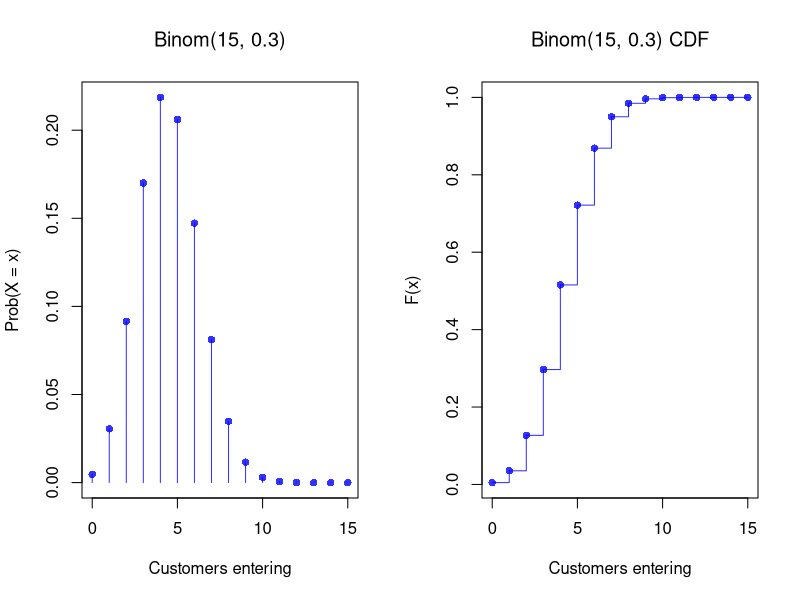
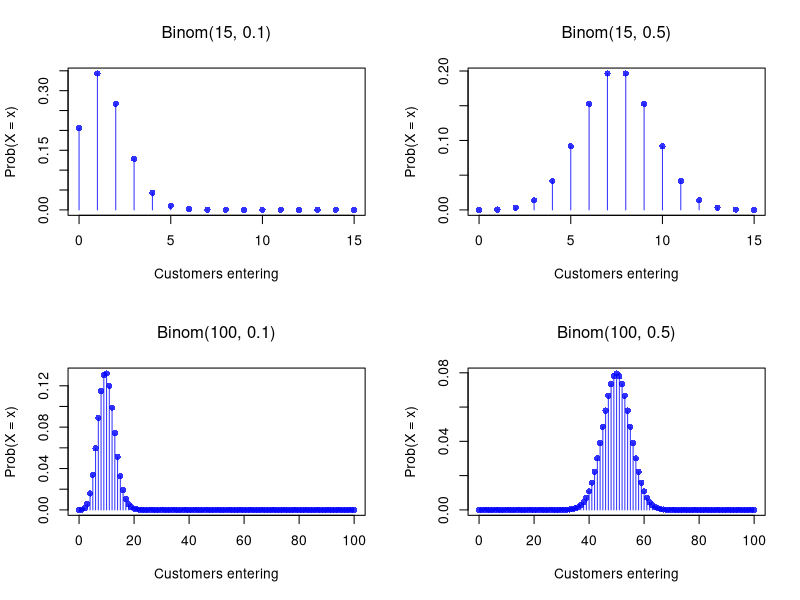
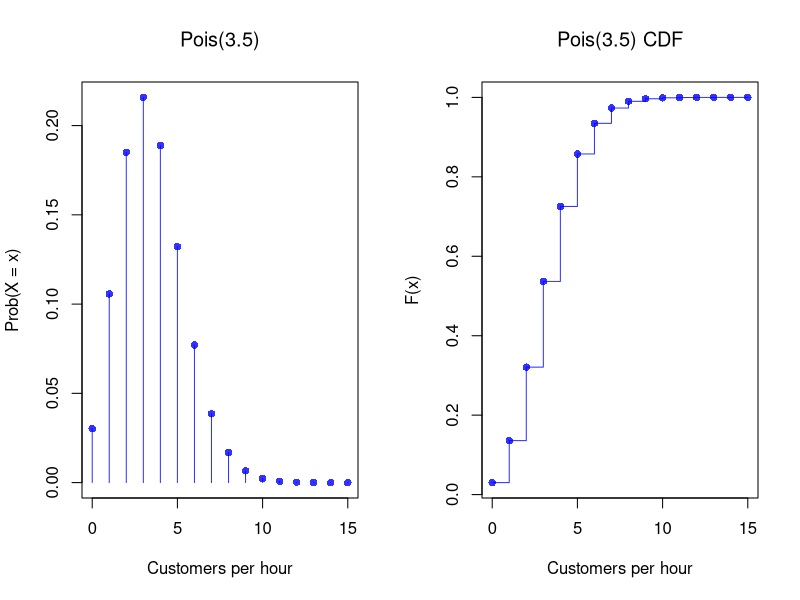
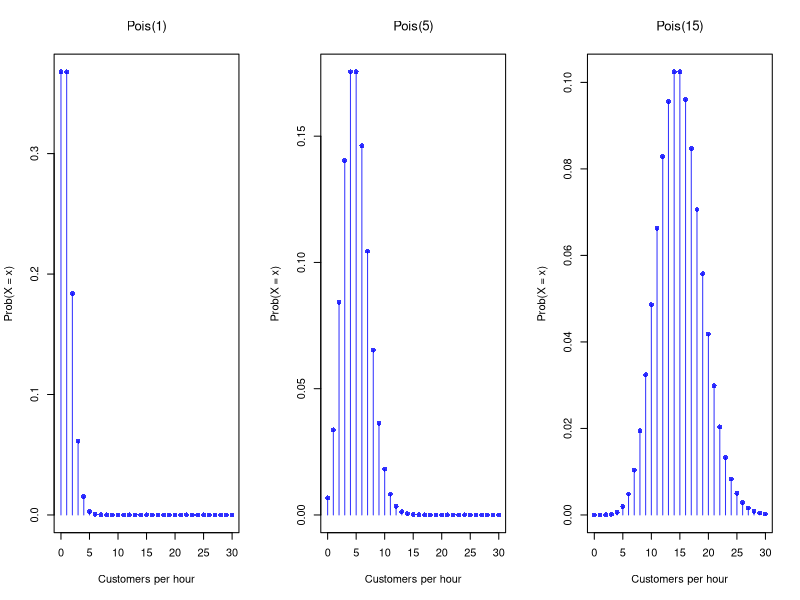
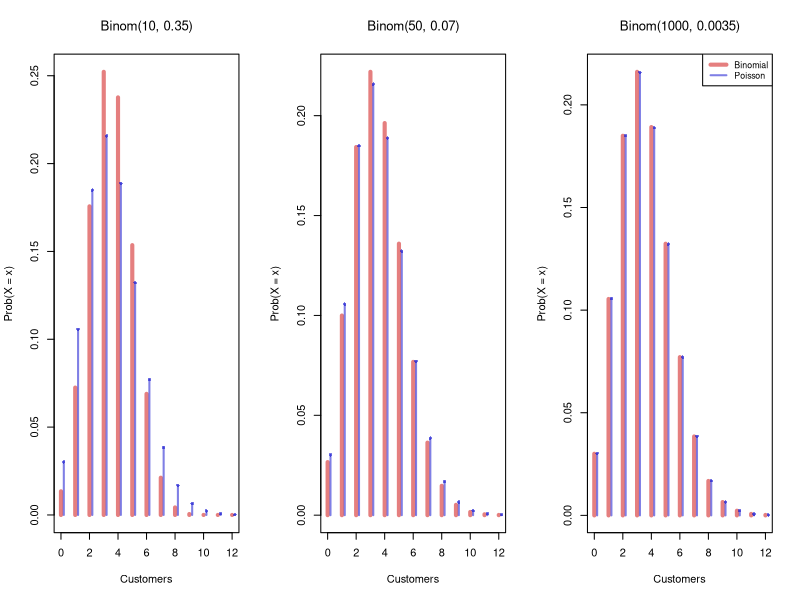
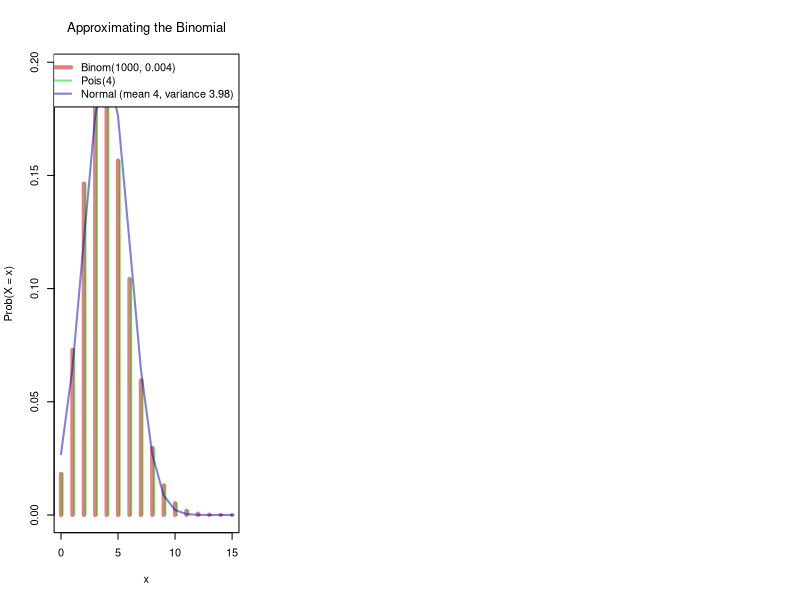
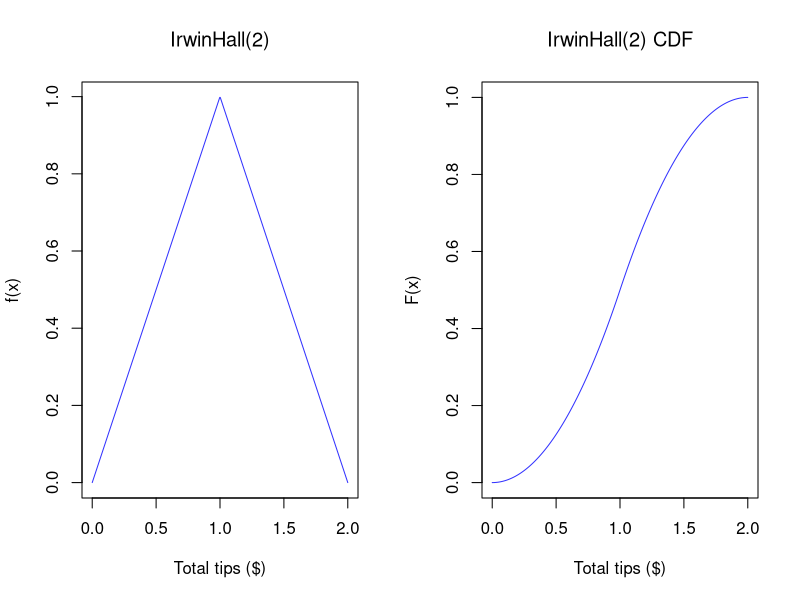
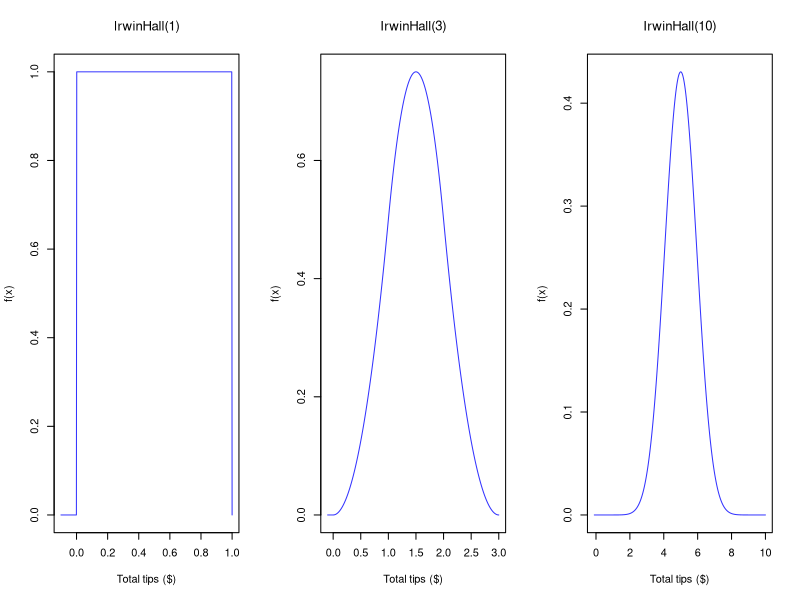

Recreate these plots in R, in order.
## ---- chunk 1
# Hidden seed so every render draws the same random numbers
set.seed(1)
## ---- chunk 2
#| fig-width: 8
#| fig-height: 4
## MAIN EXAMPLE
## Store: 15 passers-by, 30% chance each enters
n <- 15
theta <- 0.3

# PMF and CDF side by side
par(mfrow=c(1, 2))

# PMF plot
x <- seq(0, n)
f_x <- dbinom(x, n, theta)
plot(x, f_x, type = 'h', col = rgb(0, 0, 1, .8),
    main=NA, xlab = 'Customers entering', ylab = 'Prob(X = x)')
title(bquote(paste('Binom(', .(n), ', ', .(theta), ')')), font.main=1)
points(x, f_x, pch = 16, col = rgb(0, 0, 1, .8))

## Theoretical CDF
F_x <- pbinom(x, n, theta)
plot(x, F_x, type='s', col=rgb(0, 0, 1, .8),
    xlab = 'Customers entering', ylab = 'F(x)', main=NA)
points(x, F_x, pch=16, col=rgb(0, 0, 1, .8))
title(bquote(paste('Binom(', .(n), ', ', .(theta), ') CDF')), font.main=1)
## ---- chunk 3
# Individual terms
x <- c(0, 1, 2)
px <- dbinom(x, size=20, prob=0.05)
round(px, 3)

# CDF: Prob(X <= 2)
pbinom(2, size=20, prob=0.05)
## ---- chunk 4
n <- 8
theta <- 0.3
x_sim <- rbinom(1000, n, theta)
## ---- chunk 5
# Compare empirical simulation vs theoretical
n <- 2
theta <- 3/4
x_sim <-  rbinom(1000, size=n, prob=theta)

# Mean
c(empirical = mean(x_sim), theoretical = n*theta)

# Variance
c(empirical  = var(x_sim),  theoretical  = n*theta*(1-theta))
## ---- chunk 6
#| fig-width: 8
#| fig-height: 6
# Shape varies with both n and theta
# Columns vary the success probability theta, rows vary the number of trials n
par(mfrow=c(2, 2))
for(n in c(15, 100)) {
    for(theta in c(0.1, 0.5)) {
        x <- seq(0, n)
        f_x <- dbinom(x, n, theta)
        plot(x, f_x, type='h', col=rgb(0, 0, 1, .8),
            xlab='Customers entering', ylab='Prob(X = x)', main=NA)
        points(x, f_x, pch=16, col=rgb(0, 0, 1, .8))
        title(bquote(paste('Binom(', .(n), ', ', .(theta), ')')), font.main=1)
    }
}
## ---- chunk 7
#| fig-width: 8
#| fig-height: 4
## MAIN EXAMPLE
## Store: lambda = 3.5 customers per hour
lambda <- 3.5

# PMF and CDF side by side
par(mfrow=c(1, 2))

# PMF plot
x <- seq(0, 15)
f_x <- dpois(x, lambda)
plot(x, f_x, type='h', col=rgb(0, 0, 1, .8),
     xlab = 'Customers per hour', ylab = 'Prob(X = x)', main=NA)
points(x, f_x, pch = 16, col = rgb(0, 0, 1, .8))
title(bquote(paste('Pois(', .(lambda), ')')), font.main=1)

# CDF plot
F_x <- ppois(x, lambda)
plot(x, F_x, type='s', col=rgb(0, 0, 1, .8),
    xlab = 'Customers per hour', ylab = 'F(x)', main=NA)
points(x, F_x, pch=16, col=rgb(0, 0, 1, .8))
title(bquote(paste('Pois(', .(lambda), ') CDF')), font.main=1)
## ---- chunk 8
# Compare empirical simulation vs theoretical
lambda <- 3.5
x_sim <- rpois(1e4, lambda)
c(emp_mean = mean(x_sim), th_mean = lambda)
c(emp_var  = var(x_sim),  th_var  = lambda)
## ---- chunk 9
# Prob(X > 7)
1 - ppois(7, lambda=4.5)

# Verify: sum the PMF from 0 to 7
sum(dpois(0:7, lambda=4.5))
## ---- chunk 10
# Shape varies with lambda
par(mfrow=c(1, 3))
for(lam in c(1, 5, 15)) {
    x <- seq(0, 30)
    f_x <- dpois(x, lam)
    plot(x, f_x, type='h', col=rgb(0, 0, 1, .8),
        xlab = 'Customers per hour', ylab = 'Prob(X = x)', main=NA)
    points(x, f_x, pch=16, col=rgb(0, 0, 1, .8))
    title(bquote(paste('Pois(', .(lam), ')')), font.main=1)
}
## ---- chunk 11
# Binomial approaches Poisson as n grows
lambda <- 3.5
x <- seq(0, 12)
f_pois <- dpois(x, lambda)

par(mfrow=c(1, 3))
for(n in c(10, 50, 1000)) {
    f_binom <- dbinom(x, size=n, prob=lambda/n)
    comp_cols <- c(rgb(.8, 0, 0, .5), rgb(0, 0, .8, .5))
    plot(x, f_binom, type='h', col=comp_cols[1], lwd=4,
        xlab='Customers', ylab='Prob(X = x)', main=NA)
    points(x + 0.2, f_pois, type='h', col=comp_cols[2], lwd=2)
    points(x + 0.2, f_pois, pch=16, col=comp_cols[2], cex=0.7)
    title(bquote(paste('Binom(', .(n), ', ', .(round(lambda/n, 4)), ')')), font.main=1)
}
legend('topright', c('Binomial', 'Poisson'),
    col=comp_cols, lwd=c(4, 2), cex=0.8)
## ---- chunk 12
# Binom(1000, 0.004) vs Pois(4) vs Normal with mean 4 and variance 3.98.
n <- 1000
theta <- 0.004
x <- seq(0, 15)
f_binom <- dbinom(x, size=n, prob=theta)
f_pois  <- dpois(x, lambda=n*theta)
f_norm  <- dnorm(x, mean=n*theta, sd=sqrt(n*theta*(1-theta)))

approx_cols <- c(rgb(.8, 0, 0, .5), rgb(0, .8, 0, .5), rgb(0, 0, .8, .5))
plot(x, f_binom, type='h', col=approx_cols[1], lwd=4,
    xlab='x', ylab='Prob(X = x)',
    main=NA)
title('Approximating the Binomial', font.main=1)
points(x + 0.15, f_pois, type='h', col=approx_cols[2], lwd=2)
lines(x, f_norm, col=approx_cols[3], lwd=2)
legend('topright',
    c('Binom(1000, 0.004)', 'Pois(4)', 'Normal (mean 4, variance 3.98)'),
    col=approx_cols, lwd=c(4, 2, 2))
## ---- chunk 13
#| fig-width: 8
#| fig-height: 4
## MAIN EXAMPLE
## Tip jar: total tips from n customers, each Uniform(0, 1)
# Irwin-Hall PDF function
dirwinhall <- function(x, n) {
    f_x <- rep(NA, length(x))
    for(i in seq_along(x)) {
        xx <- x[i]
        if(xx < 0 | xx > n){
            f_x[i] <- 0
        } else {
            k <- seq(0, floor(xx))
            f_k <- sum((-1)^k*choose(n, k)*(xx-k)^(n-1))/factorial(n-1)
            f_x[i] <- f_k
        }
    }
    return(f_x)
}

# Irwin-Hall CDF function
pirwinhall <- function(x, n) {
    F_x <- rep(NA, length(x))
    for(i in seq_along(x)) {
        xx <- x[i]
        if(xx < 0){
            F_x[i] <- 0
        } else if(xx > n){
            F_x[i] <- 1
        } else {
            k <- seq(0, floor(xx))
            F_x[i] <- sum((-1)^k*choose(n, k)*(xx-k)^n)/factorial(n)
        }
    }
    return(F_x)
}

# Two customers
n <- 2
x <- seq(0, n, length.out = 500)

# PDF and CDF side by side
par(mfrow=c(1, 2))

# Compute and plot PDF
f_x <- dirwinhall(x, n)
plot(x, f_x, type='l', col=rgb(0, 0, 1, .8),
    main=NA, xlab = 'Total tips ($)', ylab = 'f(x)')
title(bquote(paste('IrwinHall(', .(n), ')')), font.main=1)

# Compute and plot CDF
F_x <- pirwinhall(x, n)
plot(x, F_x, type='l', col=rgb(0, 0, 1, .8),
    main=NA, xlab = 'Total tips ($)', ylab = 'F(x)')
title(bquote(paste('IrwinHall(', .(n), ') CDF')), font.main=1)
## ---- chunk 14
# Shape varies with n
par(mfrow=c(1, 3))
for(n in c(1, 3, 10)) {
    x <- seq(-0.1, n, length.out=500)
    f_x <- dirwinhall(x, n)
    plot(x, f_x, type='l', col=rgb(0, 0, 1, .8),
        xlab='Total tips ($)', ylab='f(x)', main=NA)
    title(bquote(paste('IrwinHall(', .(n), ')')), font.main=1)
}
## ---- chunk 15
#| fig-width: 8
#| fig-height: 4
## MAIN EXAMPLE
## Daily purchase rate: Beta(2, 2)
x <- seq(0, 1, by=.01)

# PDF and CDF side by side
par(mfrow=c(1, 2))

# PDF
f_x <- dbeta(x, 2, 2)
plot(x, f_x, type='l', col=rgb(0, 0, 1, .8),
    xlab='Purchase rate', ylab='f(x)', main=NA)
title('Beta(2, 2)', font.main=1)

# CDF
F_x <- pbeta(x, 2, 2)
plot(x, F_x, type='l', col=rgb(0, 0, 1, .8),
    xlab='Purchase rate', ylab='F(x)', main=NA)
title('Beta(2, 2) CDF', font.main=1)

# Check against the formula 6x(1-x)
all.equal(f_x, 6*x*(1-x))
## ---- chunk 16
x4_hat <- rbeta(2000, 2, 2) # Simulated purchase rates
plot(ecdf(x4_hat), main=NA,
    xlab='Purchase rate') # Empirical

x <- seq(0, 1, by=.01) # Theoretical
Fx <- pbeta(x, 2, 2)
lines(x, Fx, col=rgb(0, 0, 1, .8))

# Middle Interval Example
F2 <- pbeta(0.2, 2, 2)
F8 <- pbeta(0.8, 2, 2)
F_2_8 <- F8 - F2
F_2_8

# Visualize
title('Purchase rate between 0.2 and 0.8', font.main=1)
segments(0.2, F2, -1, F2, col=rgb(1, 0, 0, .8))
segments(0.8, F8, -1, F8, col=rgb(1, 0, 0, .8))
## ---- chunk 17
#| fig-width: 8
#| fig-height: 6
# Shape varies with both shape parameters
# Columns vary alpha (shape1), rows vary beta (shape2)
par(mfrow=c(3, 3))
x <- seq(0, 1, by=.01)
for(shape2 in c(.5, 1, 2)) {
    for(shape1 in c(.5, 1, 2)) {
        f_x <- dbeta(x, shape1, shape2)
        plot(x, f_x, type='l', xlim=c(0, 1), ylim=c(0, 4), lwd=1, col=rgb(0, 0, 1, .8),
            xlab='Purchase rate', ylab='f(x)', main=NA)
        title(bquote(list(alpha == .(shape1), beta == .(shape2))), font.main=1)
    }
}
## ---- chunk 18
#| fig-width: 8
#| fig-height: 4
## MAIN EXAMPLE
## Sales volatility: 5 days at store 1, 20 days at store 2
d1 <- 5
d2 <- 20
x <- seq(0, 6, by=.01)

# PDF and CDF side by side
par(mfrow=c(1, 2))

# PDF
f_x <- df(x, d1, d2)
plot(x, f_x, type='l', col=rgb(0, 0, 1, .8),
    xlab='Volatility ratio', ylab='f(x)', main=NA)
title(bquote(paste('F(', .(d1), ', ', .(d2), ')')), font.main=1)

# CDF
F_x <- pf(x, d1, d2)
plot(x, F_x, type='l', col=rgb(0, 0, 1, .8),
    xlab='Volatility ratio', ylab='F(x)', main=NA)
title(bquote(paste('F(', .(d1), ', ', .(d2), ') CDF')), font.main=1)
## ---- chunk 19
# Each draw divides the average squared forecast error at store 1 by that at store 2
x_sim <- vector(length=2000)
for(i in seq_along(x_sim)){
    z_sim <- rnorm(d1)
    w_sim <- rnorm(d2)
    x_sim[i] <- mean(z_sim^2)/mean(w_sim^2)
}
hist(x_sim, breaks=50, border=NA, main=NA, freq=FALSE,
    xlim=c(0, 6), xlab='Volatility ratio')
title(bquote(paste('F(', .(d1), ', ', .(d2), ')')), font.main=1)
lines(x, f_x, col=rgb(0, 0, 1, .8), lty=2)

# Prob(X > 2)
c(empirical = mean(x_sim > 2), theoretical = 1 - pf(2, d1, d2))

# 95th percentile
c(empirical = quantile(x_sim, probs=0.95, names=FALSE), theoretical = qf(0.95, d1, d2))
## ---- chunk 20
#| fig-width: 8
#| fig-height: 6
# Shape varies with both degrees of freedom
# Columns vary the numerator d1, rows vary the denominator d2
par(mfrow=c(2, 2))
x <- seq(0, 4, by=.01)
for(d_den in c(5, 50)) {
    for(d_num in c(5, 50)) {
        f_x <- df(x, d_num, d_den)
        plot(x, f_x, type='l', col=rgb(0, 0, 1, .8), ylim=c(0, 1.5),
            xlab='Volatility ratio', ylab='f(x)', main=NA)
        title(bquote(paste('F(', .(d_num), ', ', .(d_den), ')')), font.main=1)
    }
}
## ---- chunk 21
## Daily sales ($1000s): same sigma, different means
n1 <- 6
n2 <- 21

# Each draw divides the sample variance at store 1 by that at store 2
v_ratio_sim <- vector(length=2000)
for(i in seq_along(v_ratio_sim)){
    x1_sim <- rnorm(n1, mean=10, sd=2)
    x2_sim <- rnorm(n2, mean=15, sd=2)
    v_ratio_sim[i] <- var(x1_sim)/var(x2_sim)
}
hist(v_ratio_sim, breaks=50, border=NA, main=NA, freq=FALSE,
    xlim=c(0, 6), xlab='Ratio of sample variances')
title(bquote(paste('F(', .(n1-1), ', ', .(n2-1), ')')), font.main=1)

# Theoretical density
x <- seq(0, 6, by=.01)
f_x <- df(x, n1-1, n2-1)
lines(x, f_x, col=rgb(0, 0, 1, .8), lty=2)
## ---- chunk 22
## MAIN EXAMPLE
# Simulation verification
x <- seq(1, 6)
rolls <- sample(x, 1e6, replace = TRUE)
A <- rolls > 2
B <- rolls %% 2 == 0
P_AcondB <- mean(A & B) / mean(B)
round(P_AcondB, 3)
## ---- chunk 23
## MAIN EXAMPLE
# Simulation verification
rolls <- sample(seq(1, 6), 1e6, replace=TRUE)
A <- rolls > 2
B <- rolls %% 2 == 0
# Prob(B | A)
mean(B[A])
## ---- chunk 24
# Simulation verification
n <- 1e6
supplier <- sample(c('A', 'B'), n, replace=TRUE, prob=c(0.6, 0.4))
defect_rate <- ifelse(supplier == 'A', 0.03, 0.05)
defective <- runif(n) < defect_rate

# Prob(A | D)
mean(supplier[defective] == 'A')
